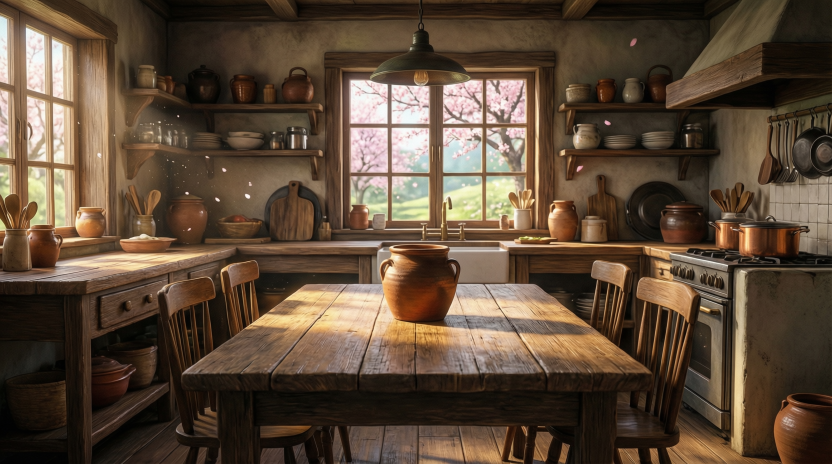
#> input picture datasets/test_00.png, 1664 x 928 px (shown at 1/2 size)
$ python preprocess.py --input ../datasets/test_00.png
#> lines starting #> are read from the running program, lines starting #| are printed output that depends on the picture
#!/usr/bin/env python3
# -*- coding: utf-8 -*-

import numpy as np
import imageio.v3 as iio
from PIL import Image
import os
import argparse


def create_srcmasks(output_path, extend, height, width, index):

    n = extend
    assert n >= 1, "extend 至少为 1"
    assert height > 0 and width > 0, "height 和 width 必须 > 0"

    if index < 0:
        index = n + index  # e.g. -1 → n-1
    if not (0 <= index < n):
        raise ValueError(f"index={index} 超出范围 [0, {n-1}]")

    white_frame = np.full((height, width, 3), 255, dtype=np.uint8)
    black_frame = np.zeros((height, width, 3), dtype=np.uint8)
    frames = []
    for i in range(n):
        if i == index:
            frames.append(black_frame)
        else:
            frames.append(white_frame)

    os.makedirs(os.path.dirname(output_path) or '.', exist_ok=True)

    try:
        iio.imwrite(
            output_path,
            frames,
            fps=20,
            codec='libx264',
            quality=8,
        )
        dur_sec = n / 20
        print(f"✅ 视频已保存: {output_path}")
        print(f"   📏 尺寸: {width} × {height} | 🎞️ 帧数: {n} | 🕒 时长: {dur_sec:.2f}s")
        print(f"   ⚫ 黑色帧索引: {index} | ⚪ 其余为白色")
    except Exception as e:
        print(f"❌ 保存失败: {e}")
        raise


def create_srcvideo(input_image, output_path, extend, height, width):

#> called with input_image = '../datasets/test_00.png', extend = 73, height = 480, width = 832
    n = extend
    assert n >= 1, "extend 至少为 1"
    assert height > 0 and width > 0, "height 和 width 必须为正整数"

    img = np.array(Image.open(input_image).convert('RGB'))
#> img is the input picture: shape (928, 1664, 3); mean R, G, B 92.5, 73.8, 56.3

    first_frame = np.array(Image.fromarray(img).resize((width, height)))
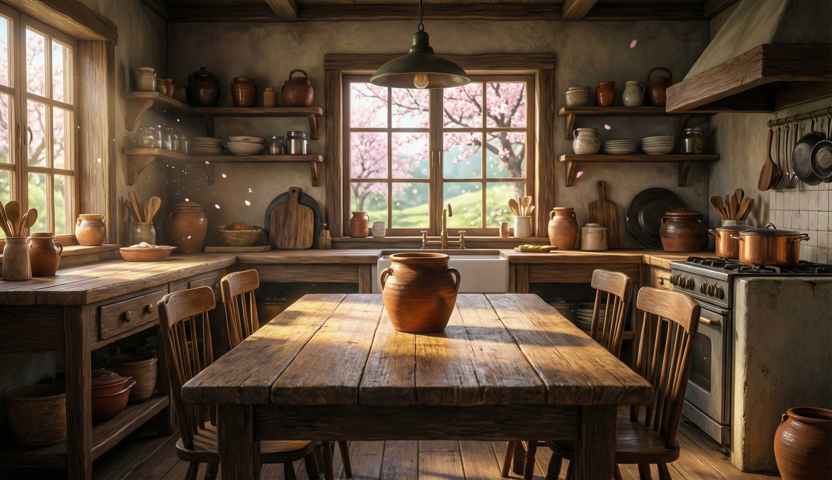
#> first_frame: shape (480, 832, 3); mean R, G, B 92.5, 73.8, 56.3

    gray_frame = np.full((height, width, 3), 127.5, dtype=np.uint8)

    frames = [first_frame]
    if n > 1:
        frames.extend([gray_frame] * (n - 1))

#> (the run stopped early here; a loop or call above may not have finished)
